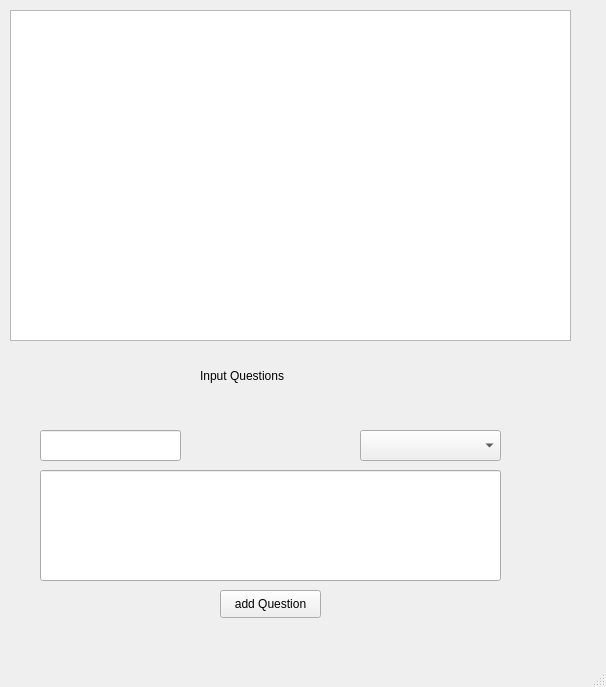
<?xml version="1.0" encoding="UTF-8"?>
<ui version="4.0">
 <class>addQuestionWindow</class>
 <widget class="QMainWindow" name="addQuestionWindow">
  <property name="geometry">
   <rect>
    <x>0</x>
    <y>0</y>
    <width>606</width>
    <height>687</height>
   </rect>
  </property>
  <property name="windowTitle">
   <string>MainWindow</string>
  </property>
  <widget class="QWidget" name="centralwidget">
   <widget class="QComboBox" name="comboBox">
    <property name="geometry">
     <rect>
      <x>360</x>
      <y>430</y>
      <width>141</width>
      <height>31</height>
     </rect>
    </property>
   </widget>
   <widget class="QPushButton" name="pushButton">
    <property name="geometry">
     <rect>
      <x>220</x>
      <y>590</y>
      <width>101</width>
      <height>28</height>
     </rect>
    </property>
    <property name="text">
     <string>add Question</string>
    </property>
   </widget>
   <widget class="QLineEdit" name="ContentlineEdit">
    <property name="geometry">
     <rect>
      <x>40</x>
      <y>470</y>
      <width>461</width>
      <height>111</height>
     </rect>
    </property>
   </widget>
   <widget class="QLineEdit" name="difficult_line_edit">
    <property name="geometry">
     <rect>
      <x>40</x>
      <y>430</y>
      <width>141</width>
      <height>31</height>
     </rect>
    </property>
   </widget>
   <widget class="QLabel" name="label">
    <property name="geometry">
     <rect>
      <x>200</x>
      <y>360</y>
      <width>151</width>
      <height>31</height>
     </rect>
    </property>
    <property name="text">
     <string>Input Questions</string>
    </property>
   </widget>
   <widget class="QTableView" name="QuestionstableView">
    <property name="geometry">
     <rect>
      <x>10</x>
      <y>10</y>
      <width>561</width>
      <height>331</height>
     </rect>
    </property>
   </widget>
  </widget>
  <widget class="QMenuBar" name="menubar">
   <property name="geometry">
    <rect>
     <x>0</x>
     <y>0</y>
     <width>606</width>
     <height>26</height>
    </rect>
   </property>
  </widget>
  <widget class="QStatusBar" name="statusbar"/>
 </widget>
 <resources/>
 <connections/>
</ui>
